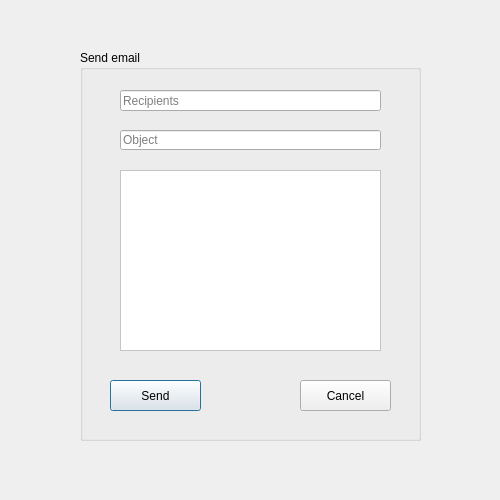
<?xml version="1.0" encoding="UTF-8"?>
<ui version="4.0">
 <class>Mail</class>
 <widget class="QDialog" name="Mail">
  <property name="geometry">
   <rect>
    <x>0</x>
    <y>0</y>
    <width>500</width>
    <height>500</height>
   </rect>
  </property>
  <property name="windowTitle">
   <string>Dialog</string>
  </property>
  <property name="styleSheet">
   <string notr="true"/>
  </property>
  <widget class="QGroupBox" name="groupBox">
   <property name="geometry">
    <rect>
     <x>80</x>
     <y>50</y>
     <width>341</width>
     <height>391</height>
    </rect>
   </property>
   <property name="title">
    <string>Send email</string>
   </property>
   <widget class="QLineEdit" name="le_rec">
    <property name="geometry">
     <rect>
      <x>40</x>
      <y>40</y>
      <width>261</width>
      <height>21</height>
     </rect>
    </property>
    <property name="text">
     <string/>
    </property>
    <property name="placeholderText">
     <string>Recipients</string>
    </property>
   </widget>
   <widget class="QLineEdit" name="le_obj">
    <property name="geometry">
     <rect>
      <x>40</x>
      <y>80</y>
      <width>261</width>
      <height>20</height>
     </rect>
    </property>
    <property name="placeholderText">
     <string>Object</string>
    </property>
   </widget>
   <widget class="QTextEdit" name="te_desc">
    <property name="geometry">
     <rect>
      <x>40</x>
      <y>120</y>
      <width>261</width>
      <height>181</height>
     </rect>
    </property>
    <property name="styleSheet">
     <string notr="true">background-color:white;</string>
    </property>
   </widget>
   <widget class="QPushButton" name="pb_send">
    <property name="geometry">
     <rect>
      <x>30</x>
      <y>330</y>
      <width>91</width>
      <height>31</height>
     </rect>
    </property>
    <property name="text">
     <string>Send</string>
    </property>
   </widget>
   <widget class="QPushButton" name="pb_cancel">
    <property name="geometry">
     <rect>
      <x>220</x>
      <y>330</y>
      <width>91</width>
      <height>31</height>
     </rect>
    </property>
    <property name="text">
     <string>Cancel</string>
    </property>
   </widget>
  </widget>
 </widget>
 <resources/>
 <connections/>
</ui>
